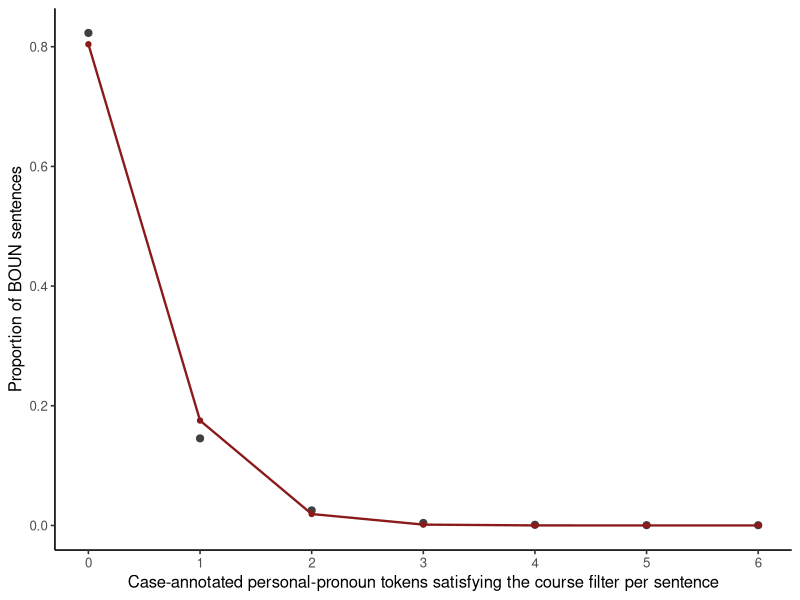

This chart was generated by the following R code:
## ---- chunk 1
#| label: build-ud-sentence-counts
library(ggplot2)

pronouns <- read.csv(
  "data/ud-turkish-boun/personal-pronoun-cases.csv",
  stringsAsFactors = FALSE
)
release_sentence_total <- 9761L
positive_counts <- as.integer(table(pronouns$sentence_id))
zero_count <- release_sentence_total - length(positive_counts)
sentence_counts <- c(positive_counts, rep.int(0L, zero_count))

stopifnot(
  length(sentence_counts) == release_sentence_total,
  sum(sentence_counts) == nrow(pronouns),
  zero_count == 8034L
)
## ---- chunk 2
#| label: fit-ud-sentence-poisson
lambda_hat <- mean(sentence_counts)
empirical_variance <- mean((sentence_counts - lambda_hat)^2)
variance_to_mean <- empirical_variance / lambda_hat

count_grid <- data.frame(count = 0:max(sentence_counts))
observed_table <- table(factor(sentence_counts, levels = count_grid$count))
count_grid$observed_probability <- as.numeric(observed_table) / length(sentence_counts)
count_grid$fitted_probability <- dpois(count_grid$count, lambda_hat)

observed_zero <- mean(sentence_counts == 0) # dqr-allow: scale-boundary
fitted_zero <- dpois(0, lambda_hat)
observed_two_or_more <- mean(sentence_counts >= 2) # dqr-allow: scale-boundary
fitted_two_or_more <- ppois(1, lambda_hat, lower.tail = FALSE)

stopifnot(abs(lambda_hat - nrow(pronouns) / release_sentence_total) < 1e-12)

data.frame(
  lambda_mle = lambda_hat,
  empirical_variance = empirical_variance,
  variance_to_mean = variance_to_mean,
  observed_zero = observed_zero,
  fitted_zero = fitted_zero,
  observed_two_or_more = observed_two_or_more,
  fitted_two_or_more = fitted_two_or_more
)
## ---- chunk 3
#| label: plot-ud-sentence-poisson
#| fig-cap: "Observed sentence-count probabilities and probabilities under the fitted Poisson model."
ggplot(count_grid, aes(count)) +
  geom_point(aes(y = observed_probability), color = "grey25", size = 2.1) +
  geom_line(aes(y = fitted_probability), color = "#8B1A1A", linewidth = 0.8) +
  geom_point(aes(y = fitted_probability), color = "#8B1A1A", size = 1.5) +
  scale_x_continuous(breaks = count_grid$count) +
  labs(x = "Case-annotated personal-pronoun tokens satisfying the course filter per sentence", y = "Proportion of BOUN sentences") +
  theme_classic(base_size = 12)
